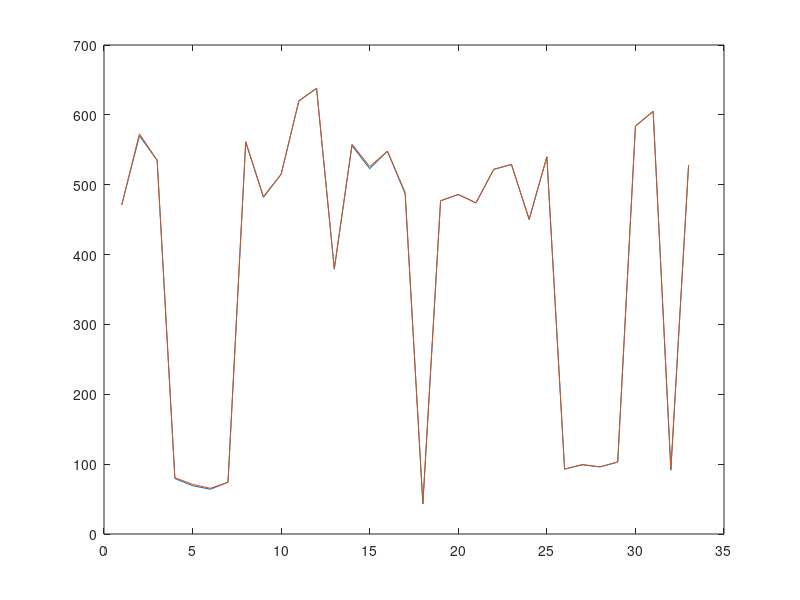
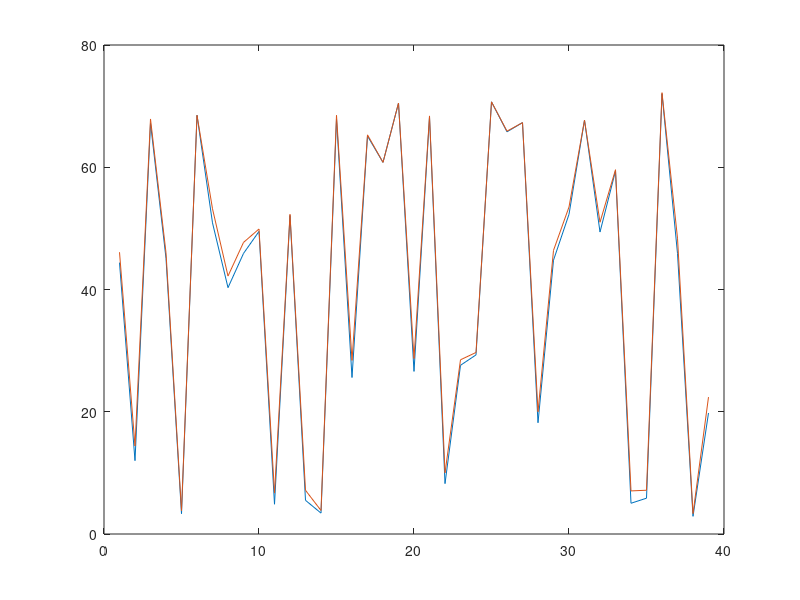

These figures' MATLAB source, in order:
S1UL=[471.0, 573.0, 535.0, 80.7, 71.1, 65.4, 74.1, 562.0, 483.0, 515.0, 620.0, 638.0, 380.0, 558.0, 526.0, 548.0, 489.0, 44.2, 477.0, 486.0, 474.0, 522.0, 529.0, 451.0, 540.0, 92.9, 99.5, 96.2, 103.0, 584.0, 605.0, 93.4, 528.0]

S1DL=[471.0, 570.0, 535.0, 79.5, 69.1, 64.1, 74.1, 561.0, 482.0, 515.0, 620.0, 638.0, 379.0, 556.0, 523.0, 548.0, 487.0, 42.9, 477.0, 486.0, 474.0, 522.0, 529.0, 450.0, 540.0, 92.9, 99.0, 96.0, 103.0, 584.0, 605.0, 91.3, 528.0]

S2UL=[46.1, 14.4, 67.9, 46.0, 3.81, 68.5, 53.2, 42.2, 47.7, 49.9, 6.69, 52.3, 7.15, 3.85, 68.5, 28.4, 65.3, 60.8, 70.5, 28.7, 68.4, 10.0, 28.5, 29.7, 70.7, 65.9, 67.3, 20.0, 46.4, 53.5, 67.7, 51.0, 59.6, 7.05, 7.16, 72.2, 48.4, 3.34, 22.4]

S2DL=[44.4, 12.0, 67.2, 45.1, 3.32, 68.5, 50.9, 40.3, 45.9, 49.5, 4.87, 52.1, 5.51, 3.42, 67.9, 25.6, 65.1, 60.8, 70.5, 26.6, 68.2, 8.24, 27.6, 29.3, 70.7, 65.8, 67.3, 18.2, 44.8, 52.3, 67.7, 49.4, 59.4, 5.03, 5.86, 72.0, 45.9, 2.89, 19.8]

figure
plot(S1DL)
hold on
plot(S1UL)

figure
plot(S2DL)
hold on
plot(S2UL)